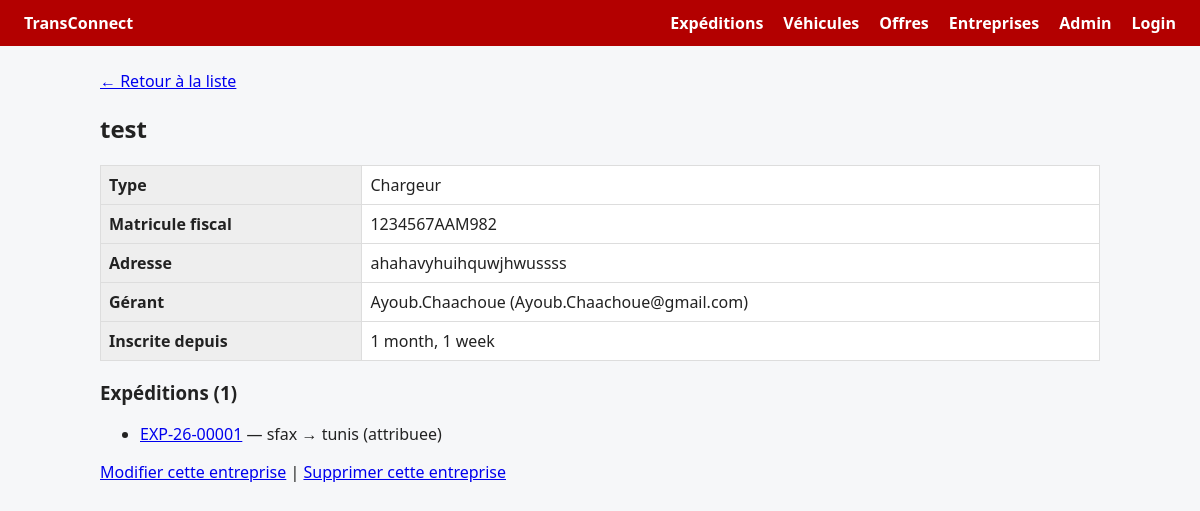
/entreprises/1/, run on an earlier commit of the app's database.
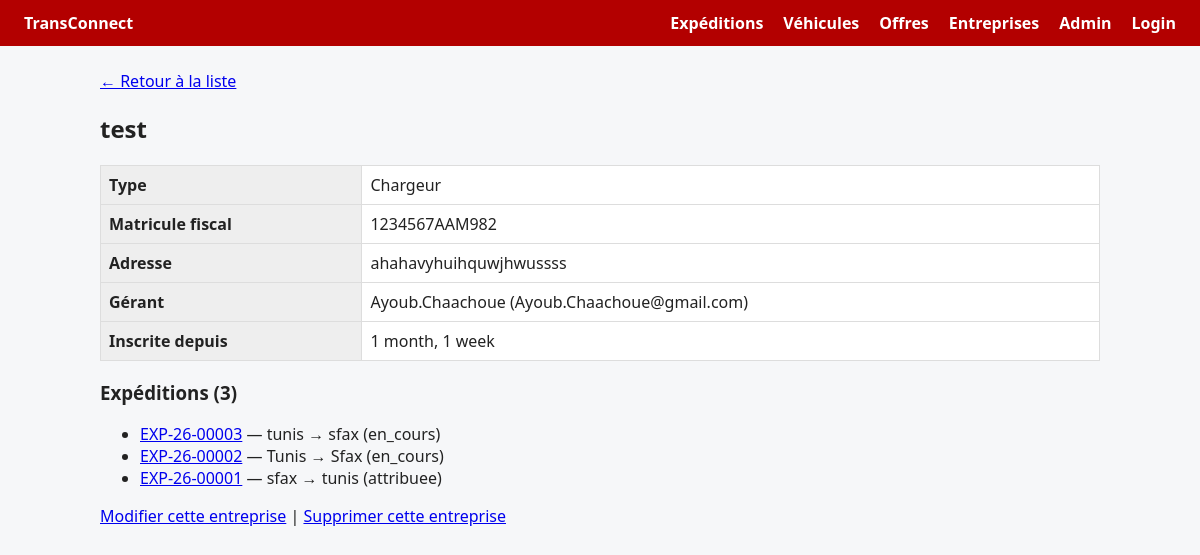
And on a later commit of the database.
### EntreprisesApp/models.py (models this page shows, shortened)
class Entreprise(models.Model):
    raison_sociale = models.CharField()
    matricule_fiscal = models.CharField(
        max_length=17,
        unique=True,
        validators=[
            RegexValidator(
                regex=r"^\d{7}[/ -]?[A-Za-z][/ -]?[ABDNPEabdnpe][/ -]?[MPCNEmpcne][/ -]?\d{3}$",
                message="Matricule fiscal invalide (ex. 1234567AAM000 ou 1234567/A/A/M/000).",
            )
        ],
    )
    type_entreprise = models.CharField(
        choices=[
            ("chargeur", "chargeur"),
            ("transporteur", "transporteur"),
        ]
    )
    adresse = models.TextField(validators=[MinLengthValidator(20)])
    created_at = models.DateTimeField(auto_now_add=True)
    updated_at = models.DateTimeField(auto_now=True)
    gerant = models.OneToOneField(
        settings.AUTH_USER_MODEL,
        on_delete=models.CASCADE,
        related_name="entreprise",
    )

class Utilisateur(AbstractUser):
    user_id = models.CharField(
        max_length=8,
        primary_key=True,
        editable=False,
        validators=[
            RegexValidator(
                regex=r"^\d{2}user\d{2}$",
                message="user_id doit suivre le format AAuserNN.",
            )
        ],
    )
    email = models.EmailField(unique=True, validators=[valider_email_gmail])
    role = models.CharField(
        max_length=20,
        choices=[
            ("chargeur", "Chargeur"),
            ("transporteur", "Transporteur"),
            ("admin", "Admin"),
        ],
        default="chargeur",
    )
    telephone = models.CharField(max_length=8)
    created_at = models.DateTimeField(auto_now_add=True)
    updated_at = models.DateTimeField(auto_now=True)

### ExpeditionsApp/models.py (models this page shows, shortened)
class Expedition(models.Model):
    reference = models.CharField(
        max_length=20,
        unique=True,
        editable=False,
        validators=[
            RegexValidator(
                regex=r"^EXP-\d{2}-\d{5}$",
                message="La reference doit suivre le format EXP-AA-NNNNN.",
            )
        ],
    )
    ville_depart = models.CharField()
    ville_arrivee = models.CharField()
    poids_kg = models.DecimalField(
        max_digits=10,
        decimal_places=2,
        validators=[MinValueValidator(Decimal("0.01"))],
    )
    date_souhaitee = models.DateField()
    description = models.TextField()
    statut = models.CharField(
        max_length=30,
        choices=[
            ("publiee", "publiee"),
            ("attribuee", "attribuee"),
            ("en_cours", "en_cours"),
            ("livree", "livree"),
            ("annulee", "annulee"),
        ],
        default="publiee",
    )
    created_at = models.DateTimeField(auto_now_add=True)
    updated_at = models.DateTimeField(auto_now=True)
    entreprise = models.ForeignKey(
        Entreprise,
        on_delete=models.CASCADE,
        related_name="expedition",
        limit_choices_to={"type_entreprise": "chargeur"},
    )
    class Meta:
        constraints = [
            models.CheckConstraint(
                condition=models.Q(poids_kg__gt=0),
                name="expedition_poids_kg_positif",
            )
        ]

### EntreprisesApp/views.py (the view)
# urls.py: path("<int:pk>/", views.detail_entreprise, name="detail"),
def detail_entreprise(request, pk):
    entreprise = get_object_or_404(Entreprise.objects.select_related("gerant"), pk=pk)
    context = {
        "entreprise": entreprise,
        "vehicules": entreprise.vehicules.order_by("immatriculation"),
        "expeditions": entreprise.expedition.order_by("-created_at"),
        "offres": entreprise.offres.select_related("expedition").order_by("-date_proposition"),
    }
    return render(request, "entreprises/detail.html", context)

### EntreprisesApp/templates/entreprises/detail.html (shortened to what this page needs)
{% extends "base.html" %}
{% block content %}
<p><a href="{% url 'entreprises:liste' %}">← Retour à la liste</a></p>
<h2>{{ entreprise.raison_sociale }}</h2>
<table>
    <tr><th>Type</th><td>{{ entreprise.type_entreprise|capfirst }}</td></tr>
    <tr><th>Matricule fiscal</th><td>{{ entreprise.matricule_fiscal|upper }}</td></tr>
    <tr><th>Adresse</th><td>{{ entreprise.adresse|linebreaksbr }}</td></tr>
    <tr><th>Gérant</th><td>{{ entreprise.gerant.get_full_name|default:entreprise.gerant.username }} ({{ entreprise.gerant.email }})</td></tr>
    <tr><th>Inscrite depuis</th><td>{{ entreprise.created_at|timesince }}</td></tr>
</table>
{% if entreprise.type_entreprise == "chargeur" %}
<h3>Expéditions ({{ expeditions|length }})</h3>
<ul>
    {% for expedition in expeditions %}
    <li>
        <a href="{% url 'expedition_detail' expedition.pk %}">{{ expedition.reference }}</a>
        — {{ expedition.ville_depart }} → {{ expedition.ville_arrivee }} ({{ expedition.get_statut_display }})
    </li>
    {% empty %}
    <li>Aucune expédition publiée.</li>
    {% endfor %}
</ul>
{% endif %}
<p>
    <a href="{% url 'entreprises:modifier' entreprise.pk %}">Modifier cette entreprise</a> |
    <a href="{% url 'entreprises:supprimer' entreprise.pk %}">Supprimer cette entreprise</a>
</p>
{% endblock %}

### templates/base.html (shortened to what this page needs)
<!DOCTYPE html>
<html lang="fr">
<head>
</head>
<body>
    <nav>
        <a class="brand" href="{% url 'list' %}">TransConnect</a>
        <a href="{% url 'list' %}">Expéditions</a>
        <a href="{% url 'vehicules:liste' %}">Véhicules</a>
        <a href="{% url 'offres:liste' %}">Offres</a>
        <a href="{% url 'entreprises:liste' %}">Entreprises</a>
        <a href="{% url 'admin:index' %}">Admin</a>
        {% if user.is_authenticated %}
        <form action="{% url 'Logout' %}" method="post" style="margin:0">
            {% csrf_token %}
            <button type="submit">Logout</button>
        </form>
        {% else %}
        <a href="{% url 'Login' %}">Login</a>
        {% endif %}
    </nav>
    <main>
        {% block content %}{% endblock %}
    </main>
</body>
</html>

### templates/base.html (style rules this page uses)
body { font-family: system-ui, sans-serif; margin: 0; background: #f6f7f9; color: #222; }
nav { background: #b30000; padding: 12px 24px; display: flex; gap: 20px; flex-wrap: wrap; }
nav a { color: #fff; text-decoration: none; font-weight: 600; }
nav a.brand { margin-right: auto; }
main { max-width: 1000px; margin: 24px auto; padding: 0 16px; }
table { border-collapse: collapse; width: 100%; background: #fff; }
th, td { border: 1px solid #ddd; padding: 8px; text-align: left; }
th { background: #eee; }

What changed in the data, as far as the page shows it:
added Expedition: reference "EXP-26-00003", ville_depart "tunis", ville_arrivee "sfax", statut "en_cours"
added Expedition: reference "EXP-26-00002", ville_depart "Tunis", ville_arrivee "Sfax", statut "en_cours"
Also different on the page:
{{ expeditions|length }}: "1" → "3"
